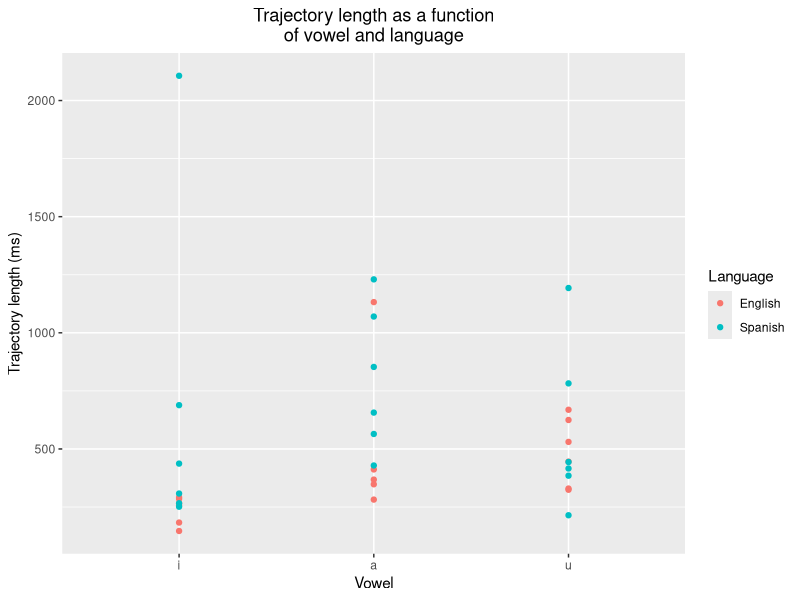
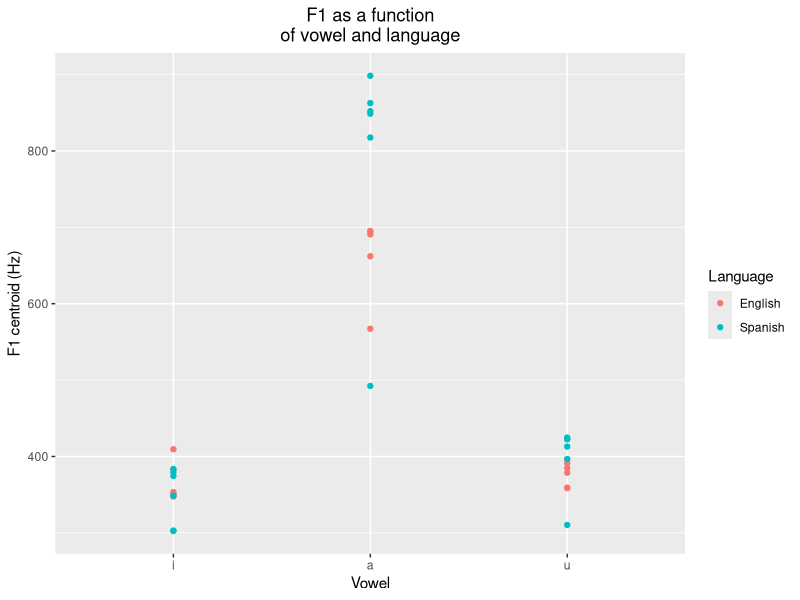
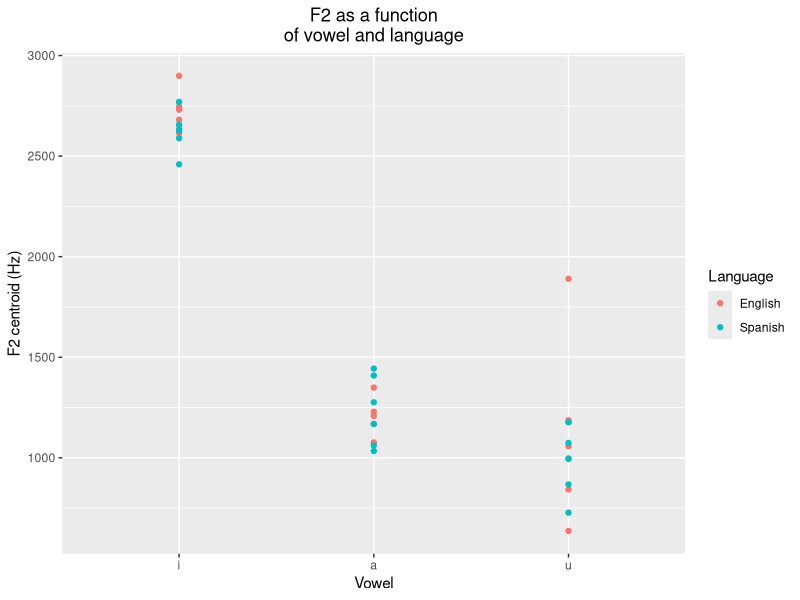
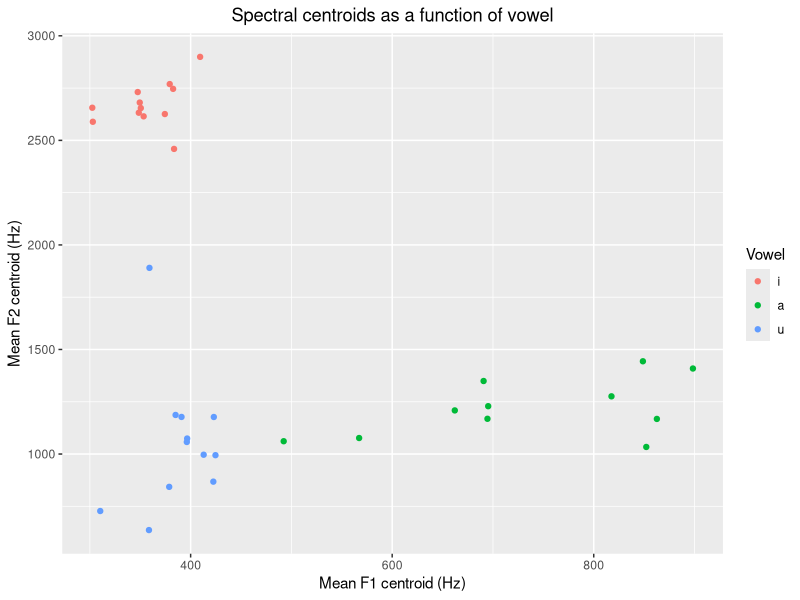
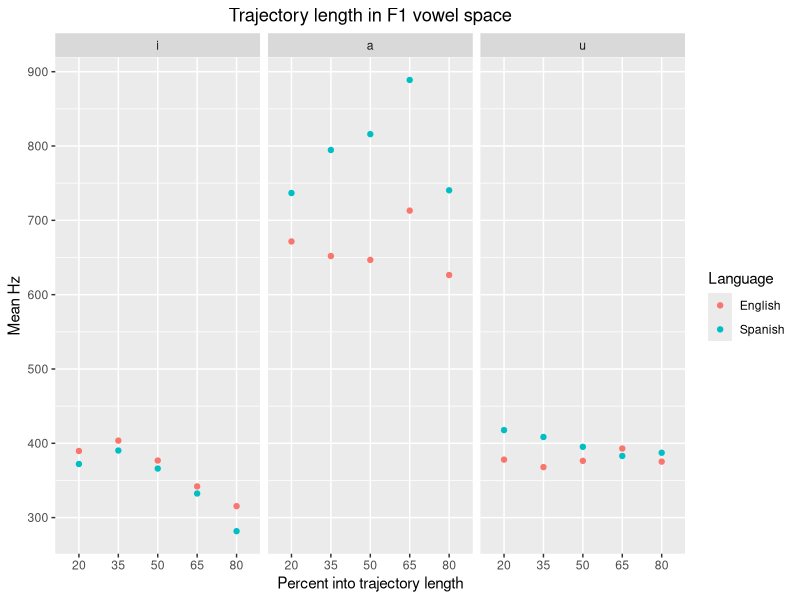
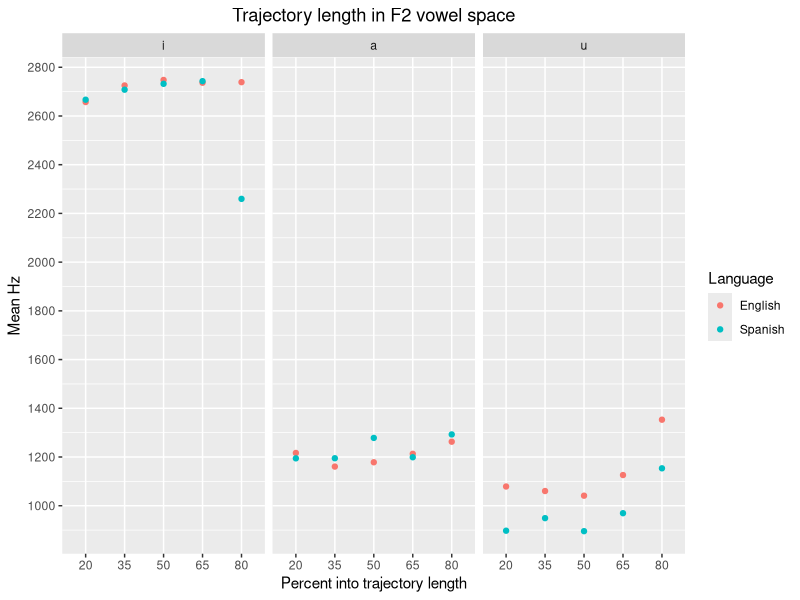
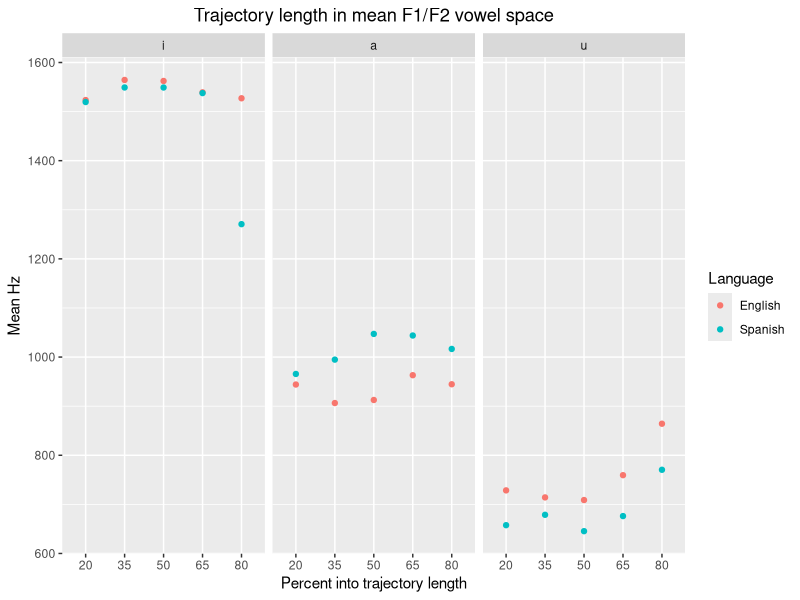
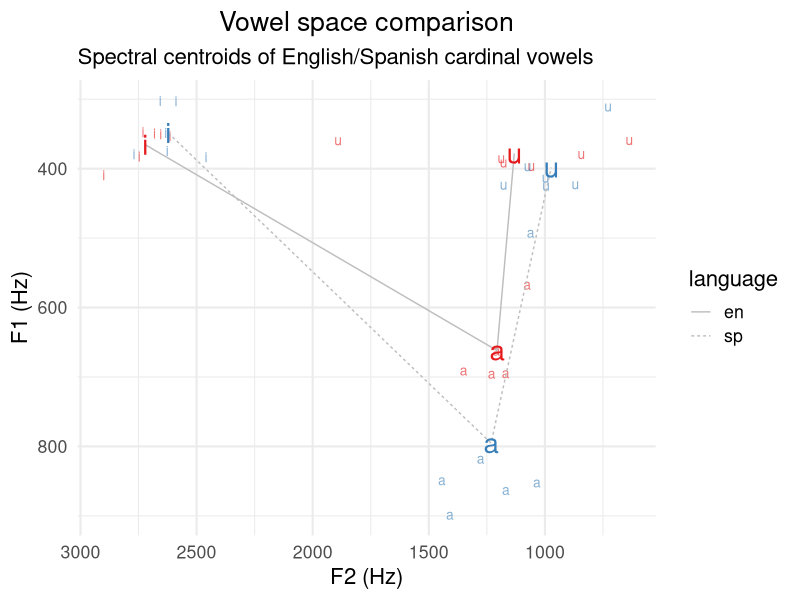

R code for these plots, in order:
## ---- chunk 1
knitr::opts_chunk$set(echo = TRUE)
## ---- chunk 2
library(tidyverse)
library(knitr)

#load data
vowels <- read.csv("./data/vowel_data.csv")
## ---- chunk 3
# calculate means and sd of formant centroids
descript_vowels <- vowels %>%
  summarize(f1_mean = mean(f1_cent),
            f2_mean = mean(f2_cent),
            f1_sd = sd(f1_cent),
            f2_sd = sd(f2_cent),
            tl_mean = mean(tl),
            tl_sd = sd(tl)) 

# subset data to manipulate
mean_val <- descript_vowels[c(1, 2)]
sd_val <- descript_vowels[c(3, 4)]
tl_val <- descript_vowels[c(5, 6)]

# gather columns in formant subsets to create column "formant"
mean_val <- gather(mean_val, key = formant, value = mean, f1_mean, f2_mean)
sd_val <- gather(sd_val, key = formant, value = sd, f1_sd, f2_sd) 

# rename values inside formant
mean_val$formant[mean_val$formant == "f1_mean"] <- "f1"
mean_val$formant[mean_val$formant == "f2_mean"] <- "f2"

sd_val$formant[sd_val$formant == "f1_sd"] <- "f1"
sd_val$formant[sd_val$formant == "f2_sd"] <- "f2"

# merge formant data frames
centroids <- merge(mean_val, sd_val, by = "formant")

# gather columns in trajectory length to have measures in ms
tl_val <- gather(tl_val, key = tl, value = ms, tl_mean, tl_sd)

# rename values inside tl
tl_val$tl[tl_val$tl == "tl_mean"] <- "mean"
tl_val$tl[tl_val$tl == "tl_sd"] <- "sd"

# print all measures

# formants
knitr::kable(centroids, col.names = c("Formant",
                                      "Centroid mean (Hz)",
                                      "Centroid S.D. (Hz)"))

# trajectory length
knitr::kable(tl_val, col.names = c("Trajectory length",
                                   "ms"))
## ---- chunk 4
# Let's plot!
# reorder vowel values so plots imitate vowel space distribution
vowels$vowel <- factor(vowels$vowel,levels = c("i", "a", "u"))

# Trajectory length as a function of vowel and language
ggplot(vowels, aes(vowel, tl, color = language)) +
  geom_point() +
  labs(x = "Vowel",
       y = "Trajectory length (ms)") +
  scale_color_discrete(name = "Language", labels = c("English", "Spanish")) +
  ggtitle("Trajectory length as a function\nof vowel and language") +
  theme(plot.title = element_text(hjust=0.5))

# F1 as a function of vowel and language
ggplot(vowels, aes(vowel, f1_cent, color = language)) +
  geom_point() +
  labs(x = "Vowel",
       y = "F1 centroid (Hz)") +
  scale_color_discrete(name = "Language", labels = c("English", "Spanish")) +
  ggtitle("F1 as a function\nof vowel and language") +
  theme(plot.title = element_text(hjust=0.5))

# F2 as a function of vowel and language
ggplot(vowels, aes(vowel, f2_cent, color = language)) +
  geom_point() +
  labs(x = "Vowel",
       y = "F2 centroid (Hz)") +
  scale_color_discrete(name = "Language", labels = c("English", "Spanish")) +
  ggtitle("F2 as a function\nof vowel and language") +
  theme(plot.title = element_text(hjust=0.5))

# Plot spectral centroids in F1/F2 vowel space
ggplot(vowels, aes(f1_cent, f2_cent, color = vowel)) +
  geom_point() +
  labs(x = "Mean F1 centroid (Hz)",
       y = "Mean F2 centroid (Hz)") +
  scale_color_discrete(name = "Vowel") +
  ggtitle("Spectral centroids as a function of vowel") +
  theme(plot.title = element_text(hjust=0.5))

# Plot trajectory length in the F1/F2 vowel space
### f1

vowel_f1_means <- vowels %>%
  group_by(language, vowel) %>%
  summarize(f_20 = mean(f1_20),
            f_35 = mean(f1_35),
            f_50 = mean(f1_50),
            f_65 = mean(f1_65),
            f_80 = mean(f1_80)) %>%
  pivot_longer(c(f_20:f_80), names_to = "percent", values_to = "mean_hz") %>%
  ungroup()

# remove mn from values and create columns formant and %
vowel_f1_clean <- data.frame(lapply(vowel_f1_means, function(x) {gsub("f_", "", x)}))
vowel_f1_clean$mean_hz <- as.numeric(as.character(vowel_f1_clean$mean_hz))

vowel_f1_clean %>%
  mutate(., vowel = forcats::fct_relevel(vowel, "i", "a", "u")) %>%
  group_by(vowel) %>%
  ggplot(., aes(percent, mean_hz, color = language)) +
  scale_y_continuous(breaks=seq(0,1000,100)) +
  geom_point() +
  facet_grid(. ~ vowel) +
  ggtitle("Trajectory length in F1 vowel space") +
  theme(plot.title = element_text(hjust=0.5)) +
  xlab("Percent into trajectory length") +
  ylab("Mean Hz") +
  scale_color_discrete(name = "Language", labels = c("English", "Spanish"))



### f2

vowel_f2_means <- vowels %>%
  group_by(language, vowel) %>%
  summarize(f_20 = mean(f2_20),
            f_35 = mean(f2_35),
            f_50 = mean(f2_50),
            f_65 = mean(f2_65),
            f_80 = mean(f2_80)) %>%
  pivot_longer(c(f_20:f_80), names_to = "percent", values_to = "mean_hz") %>%
  ungroup()

# remove mn from values and create columns formant and %
vowel_f2_clean <- data.frame(lapply(vowel_f2_means, function(x) {gsub("f_", "", x)}))
vowel_f2_clean$mean_hz <- as.numeric(as.character(vowel_f2_clean$mean_hz))

vowel_f2_clean %>%
  mutate(., vowel = forcats::fct_relevel(vowel, "i", "a", "u")) %>%
  group_by(vowel) %>%
  ggplot(., aes(percent, mean_hz, color = language)) +
  scale_y_continuous(breaks=seq(800,2800,200)) +
  geom_point() +
  facet_grid(. ~ vowel) +
  ggtitle("Trajectory length in F2 vowel space") +
  theme(plot.title = element_text(hjust=0.5)) +
  xlab("Percent into trajectory length") +
  ylab("Mean Hz") +
  scale_color_discrete(name = "Language", labels = c("English", "Spanish"))

### mean f

vowel_f_means <- vowels %>%
  group_by(language, vowel) %>%
  summarize(f_20 = (mean(f1_20) + mean(f2_20))/2,
            f_35 = (mean(f1_35) + mean(f2_35))/2,
            f_50 = (mean(f1_50) + mean(f2_50))/2,
            f_65 = (mean(f1_65) + mean(f2_65))/2,
            f_80 = (mean(f1_80) + mean(f2_80))/2) %>%
  pivot_longer(c(f_20:f_80), names_to = "percent", values_to = "mean_hz") %>%
  ungroup()

# remove mn from values and create columns formant and %
vowel_f_clean <- data.frame(lapply(vowel_f_means, function(x) {gsub("f_", "", x)}))
vowel_f_clean$mean_hz <- as.numeric(as.character(vowel_f_clean$mean_hz))

vowel_f_clean %>%
  mutate(., vowel = forcats::fct_relevel(vowel, "i", "a", "u")) %>%
  group_by(vowel) %>%
  ggplot(., aes(percent, mean_hz, color = language)) +
  scale_y_continuous(breaks=seq(0,1600,200)) +
  geom_point() +
  facet_grid(. ~ vowel) +
  ggtitle("Trajectory length in mean F1/F2 vowel space") +
  theme(plot.title = element_text(hjust=0.5)) +
  xlab("Percent into trajectory length") +
  ylab("Mean Hz") +
  scale_color_discrete(name = "Language", labels = c("English", "Spanish"))
## ---- chunk 5

# Plot both vowel spaces together
vowel_means <- vowels %>% 
  group_by(vowel, language) %>% 
  summarize(f1_cent = mean(f1_cent), f2_cent = mean(f2_cent)) %>% 
  ungroup() %>% 
  mutate(order = case_when(vowel == "i" ~ 1, vowel == "a" ~ 2, TRUE ~ 3), 
         vowel = forcats::fct_reorder2(vowel, vowel, order)) %>% 
  arrange(order)

vowels %>% 
  mutate(vowel = forcats::fct_relevel(vowel, "u", "a", "i")) %>% 
  ggplot(., aes(x = f2_cent, y = f1_cent, color = language, label = vowel)) + 
  geom_text(size = 3.5, alpha = 0.6, show.legend = F) + 
  geom_path(data = vowel_means, aes(group = language, lty = language), 
            color = "grey") + 
  geom_text(data = vowel_means, show.legend = F, size = 7) + 
  scale_y_reverse() + 
  scale_x_reverse() + 
  scale_color_brewer(palette = "Set1") + 
  labs(title = "Vowel space comparison", 
       subtitle = "Spectral centroids of English/Spanish cardinal vowels", 
       y = "F1 (Hz)", x = "F2 (Hz)") + 
  theme_minimal(base_size = 16) +
  theme(plot.title = element_text(hjust=0.5))

